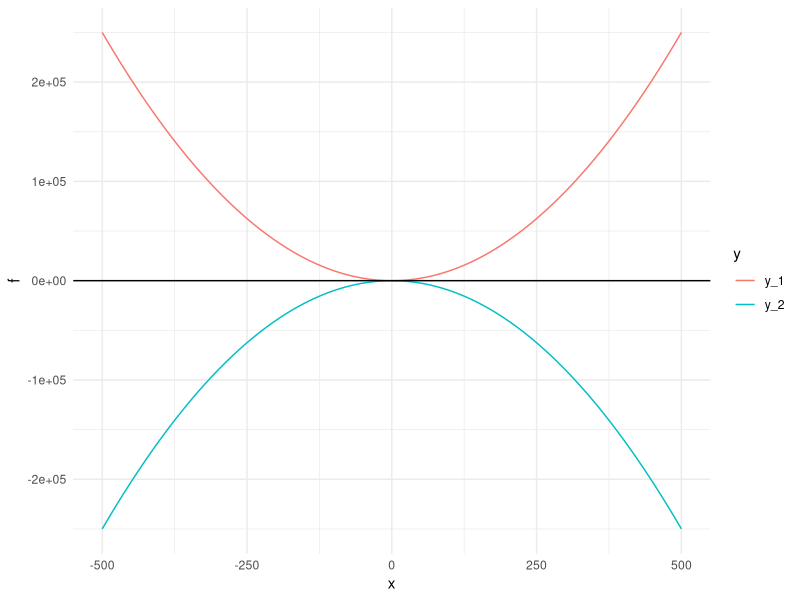
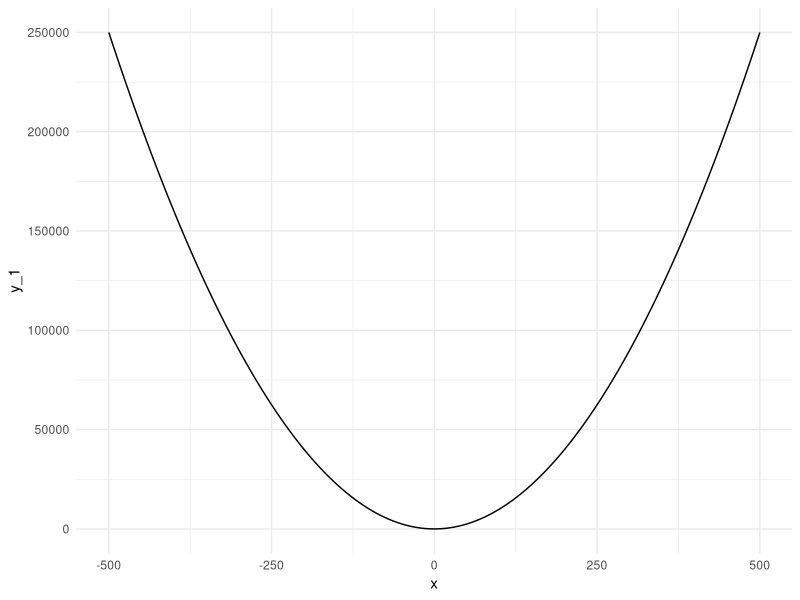
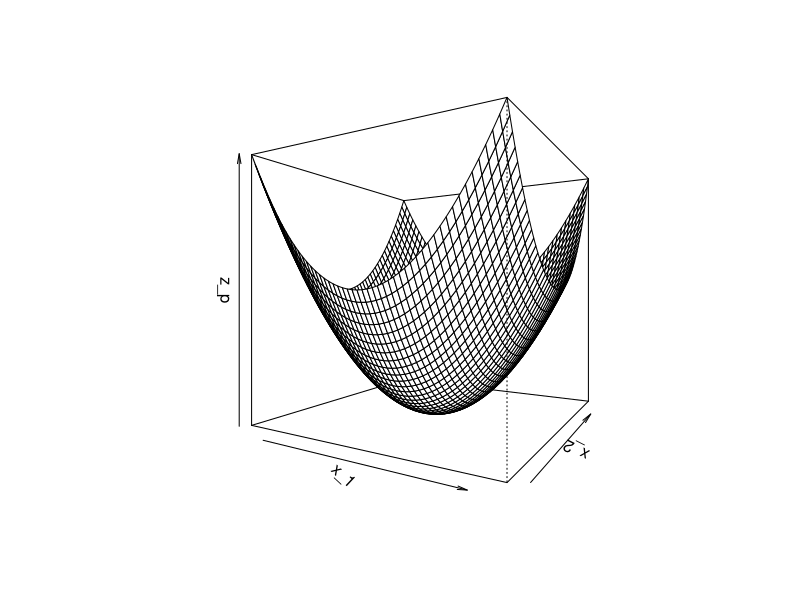
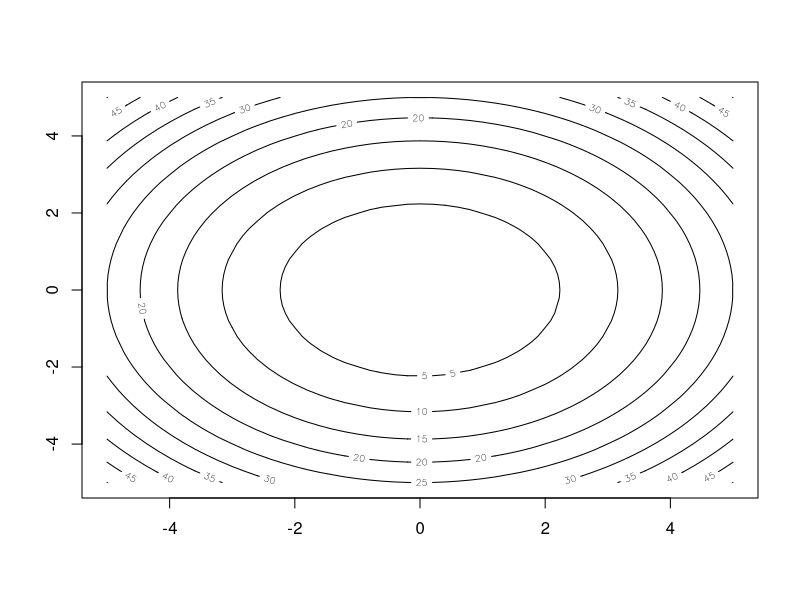
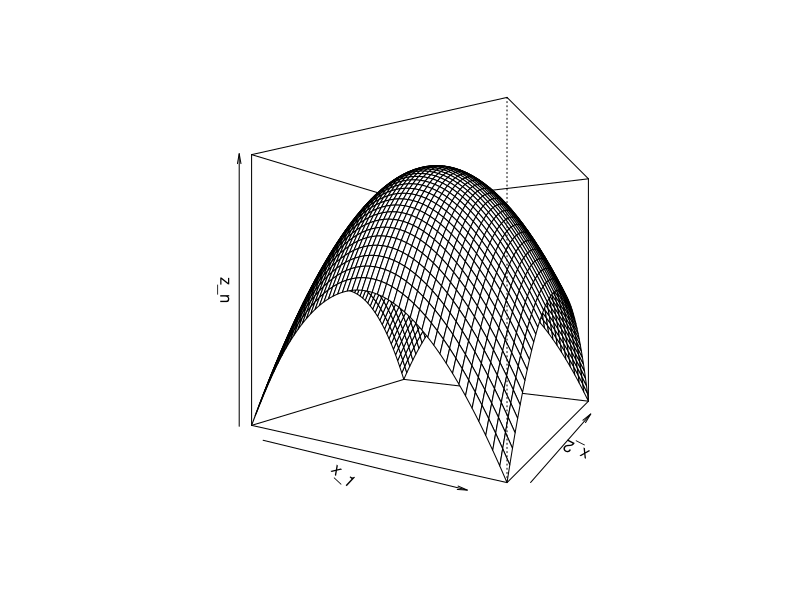
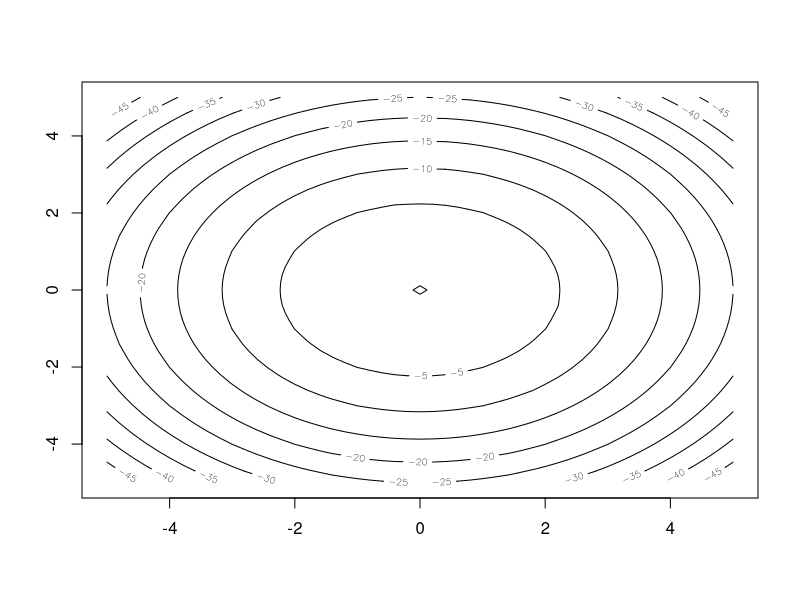
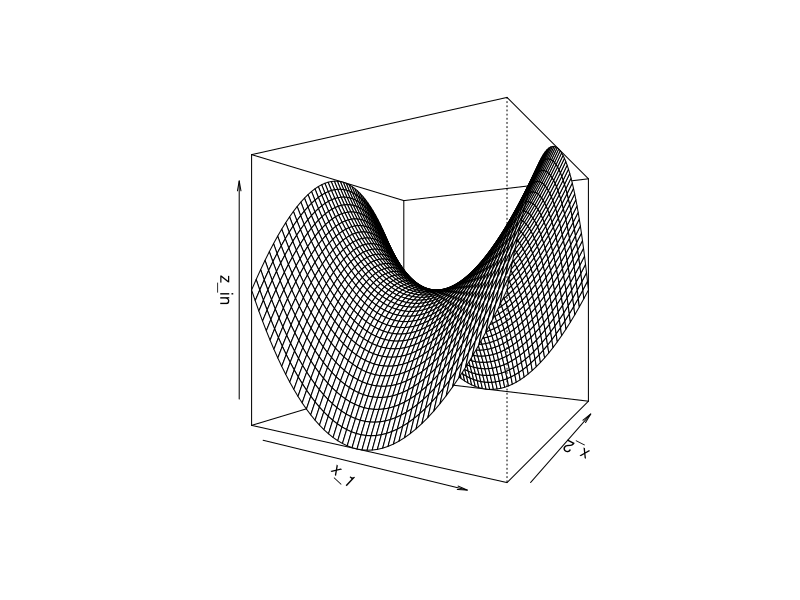
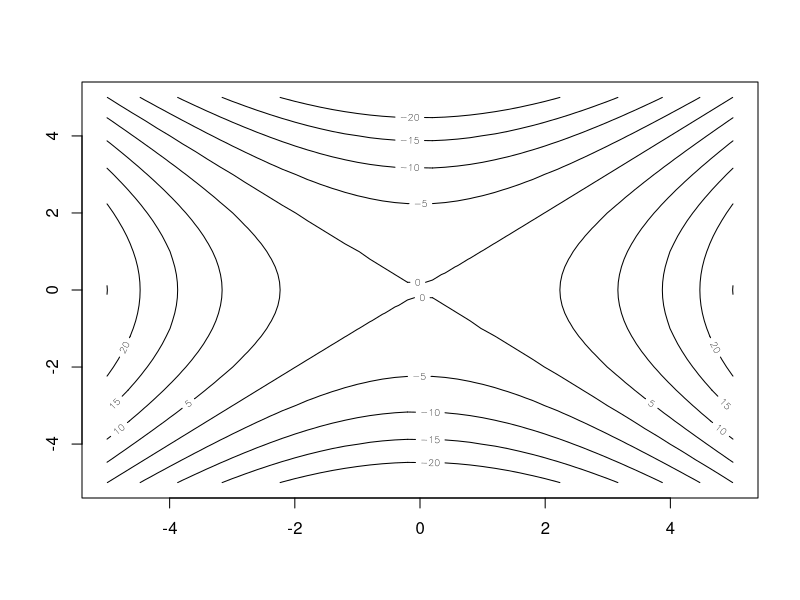

The R source for these figures, in order:
## ---- chunk 1

library(tidyverse)
library(rmarkdown)
library(knitr)
library(xml2)
library(quadprog) #for quadratic programming

knitr::opts_chunk$set(echo = T, 
                      warning = T, 
                      message = F, 
                      eval = T, 
                      include = T,
                      fig.height=3.5, 
                      fig.width=3.5,
                      fig.align = 'center'
                      )
## ---- chunk 2
x <- -500:500
y_1 <- x^2
y_2 <- -x^2
data_l <- cbind(x, y_1, y_2) %>% 
  dplyr::as_tibble() %>% #wide format
  tidyr::gather(., 
                y_1:y_2, 
                key = 'y', 
                value = 'f') #long format

ggplot(data_l, aes(x, f, color = y)) +
  geom_line() +
  geom_hline(yintercept = 0) +
  theme_minimal()

## ---- chunk 3

Dmat <- matrix(c(1,-1,-1,2),2,2)
dvec = c(2,6)
Amat = matrix(c(-1,-1,1,-2,-2,-1),2,3)
bvec = c(-2,-2,-3)

quadprog::solve.QP(Dmat, dvec, Amat, bvec)

## ---- chunk 4

D_mat <- matrix(c(1.68,0.34,0.34,3.09),2,2)
d_vec <- c(0, 0)
A_mat <- matrix(c(1,1,0.018,0.025), nrow = 2, byrow = F)
b_vec <- c(1,0.018)
m_eq <- 1

quadprog::solve.QP(D_mat, d_vec, A_mat, b_vec, m_eq)

## ---- chunk 5

(plot_x_square <- ggplot(data = dplyr::as_tibble(cbind(x, y_1)),
       mapping = aes(x, y_1)) +
  geom_line() +
  theme_minimal())

## ---- chunk 6

x_1 <- x_2 <- seq(-5, 5, 0.20)

z_p <- outer(x_1, x_2, 
            FUN = function(x_1,x_2){x_1^2+x_2^2}
            ) 
z_n <- outer(x_1, x_2,
            FUN = function(x_1,x_2){-x_1^2-x_2^2}
            ) 
z_in <- outer(x_1, x_2,
             FUN = function(x_1,x_2){x_1^2-x_2^2}
              ) 

persp(x_1, x_2, z_p, theta = 30, phi = 0) #positive definite
contour(x_1, x_2, z_p) #contour plot (level sets)

persp(x_1, x_2, z_n, theta = 30, phi = 0) #negative definite
contour(x_1, x_2, z_n) #contour plot (level sets)

persp(x_1, x_2, z_in, theta = 30, phi = 0) #indefinite
contour(x_1, x_2, z_in) #contour plot (level sets)

## ---- chunk 7

plot_x_square + 
  geom_segment(aes(x = 0, 
                   y = 0, 
                   xend = 400, 
                   yend = 400^2
                   ), 
               linetype = "dotdash", 
               color = "red"
               )

## ---- chunk 8
# Another function for optimization
func_2_x <- function(x) {x*sin(4*x)}

curve(func_2_x, -1, 3) #note base R graphics function curve()

# Via ggplot()
x <- seq(-1, 3, 0.01)
y <- func_2_x(x)
data_plot_gg <- cbind(x, y) %>% tibble::as_tibble()

ggplot(data_plot_gg, aes(x, y)) +
  geom_line() +
  theme_minimal()

# Using optimize()
(optim_min_mult <- optimize(f = func_2_x, 
                            interval = c(0, 3)
                            ) #default = minimum
) 

## ---- chunk 9

optimize(func_2_x, c(1.5, 3))

## ---- chunk 10

optimize(func_2_x, c(1.5, 3), maximum = TRUE)

## ---- chunk 11

func_3_x <- function(x) {abs(x-1)+2*abs(x-2)}

plot(func_3_x, -1, 4) #note generic function plotting in base R

# Via ggplot
x_3 <- seq(-1, 4, 0.01)
y_3 <- func_3_x(x_3)

ggplot(tibble::as_tibble(cbind(x_3,y_3)),
       aes(x_3, y_3)
       ) + 
  geom_line() +
  theme_minimal()

(optim_x_3 <- optimize(func_3_x, c(0,3)))

## ---- chunk 12

func_optim <- function(x)
{
  2*(x[1]-1)^2 + 5*(x[2]-3)^2 + 10
}

optim_min <- optim(c(1,1), func_optim) #x=(x_1,x_2)=c(1,1)
print(optim_min)
## ---- chunk 13

func_optim_2 <- function(x1, x2) 
{
  return(1/x1 + 1/x2 + 
    (1-x2)/(x2*(1-x1)) + 
    1/((1-x1)*(1-x2))
    )
}

x_1 <- x_2 <- seq(0.1, 0.9, 0.05)
z <- outer(x_1, x_2, FUN = "func_optim_2")

# Different perspectives
persp(x_1, x_2, z, theta = 30, phi = 0) 
persp(x_1, x_2, z, theta = 0, phi = 30)
persp(x_1, x_2, z, theta = -30, phi = 0)

contour(x_1, x_2, z)

## ---- chunk 14

func_opt_2 <- function(x)
{
  x1 <- x[1]
  x2 <- x[2]
  return((1/x1 + 1/x2 + 
            (1-x2)/(x2*(1-x1)) + 
            1/((1-x1)*(1-x2)))
         )
}

optim(c(0.5, 0.5), func_opt_2)

## ---- chunk 15

x_vec <- rnorm(1000, 5, 2) #1000 normals with mean 5 and sigma 2

neg_log_likeli <- function(theta)
{
  n <- length(x_vec)
  NLL <- sum((x_vec - theta[1])^2)/(2*theta[2]) + 
    (n/2)*log(theta[2])
  
  return(NLL)
}

optim(theta <- c(0,1), #(0,1) starting
      neg_log_likeli, 
      hessian=TRUE #print the Hessian matrix
      ) 

optim(theta <- c(0.5,1.2), #different starting point
      neg_log_likeli, 
      hessian=TRUE
      ) 

mean(x_vec)


sd(x_vec)
